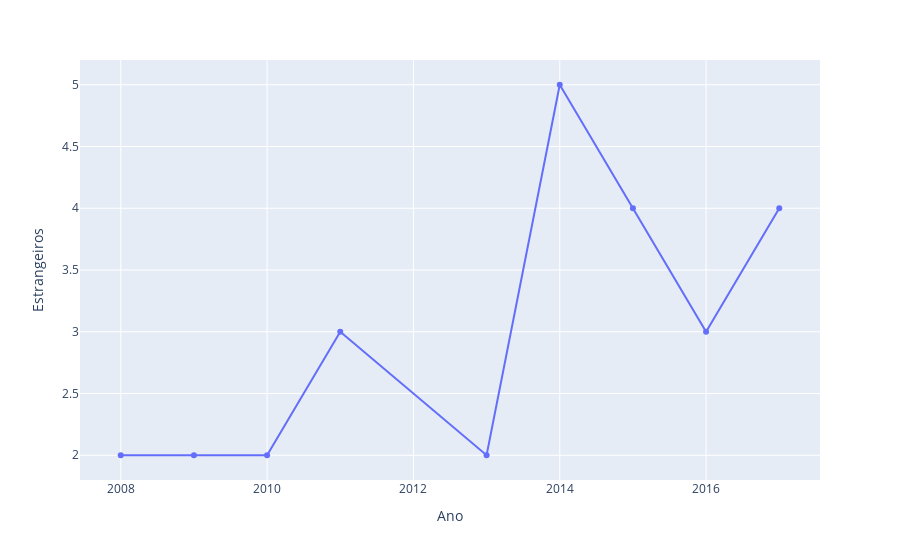

Source (notebook cell):
### Markdown cell above
### Evolução do número de estrangeiros

### Code cell
time='Palmeiras'
df_aux=df[df['Clubes'] == time].sort_values('Ano')
px.line(df_aux, x='Ano', y='Estrangeiros', markers=True)

### Figure 1 — Plotly figure (JSON) as saved in the notebook; plotly's stock layout.template omitted (floating-point values rounded to 4 significant figures)
{"data": [{"hovertemplate": "Ano=%{x}<br>Estrangeiros=%{y}<extra></extra>", "legendgroup": "", "line": {"color": "#636efa", "dash": "solid"}, "marker": {"symbol": "circle"}, "mode": "lines+markers", "name": "", "orientation": "v", "showlegend": false, "type": "scatter", "x": [2008, 2009, 2010, 2011, 2013, 2014, 2015, 2016, 2017], "xaxis": "x", "y": [2, 2, 2, 3, 2, 5, 4, 3, 4], "yaxis": "y"}], "layout": {"legend": {"tracegroupgap": 0}, "margin": {"t": 60}, "xaxis": {"anchor": "y", "domain": [0, 1], "title": {"text": "Ano"}}, "yaxis": {"anchor": "x", "domain": [0, 1], "title": {"text": "Estrangeiros"}}}}
